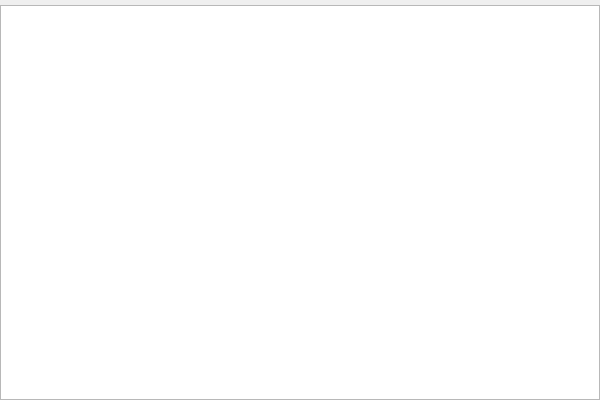
<?xml version="1.0" encoding="UTF-8"?>
<ui version="4.0">
 <class>Form</class>
 <widget class="QWidget" name="Form">
  <property name="geometry">
   <rect>
    <x>0</x>
    <y>0</y>
    <width>600</width>
    <height>400</height>
   </rect>
  </property>
  <property name="windowTitle">
   <string>Form</string>
  </property>
  <layout class="QGridLayout" name="gridLayout">
   <property name="leftMargin">
    <number>0</number>
   </property>
   <property name="topMargin">
    <number>5</number>
   </property>
   <property name="rightMargin">
    <number>0</number>
   </property>
   <property name="bottomMargin">
    <number>0</number>
   </property>
   <item row="0" column="0">
    <widget class="QListWidget" name="listWidget"/>
   </item>
  </layout>
 </widget>
 <resources/>
 <connections/>
</ui>
